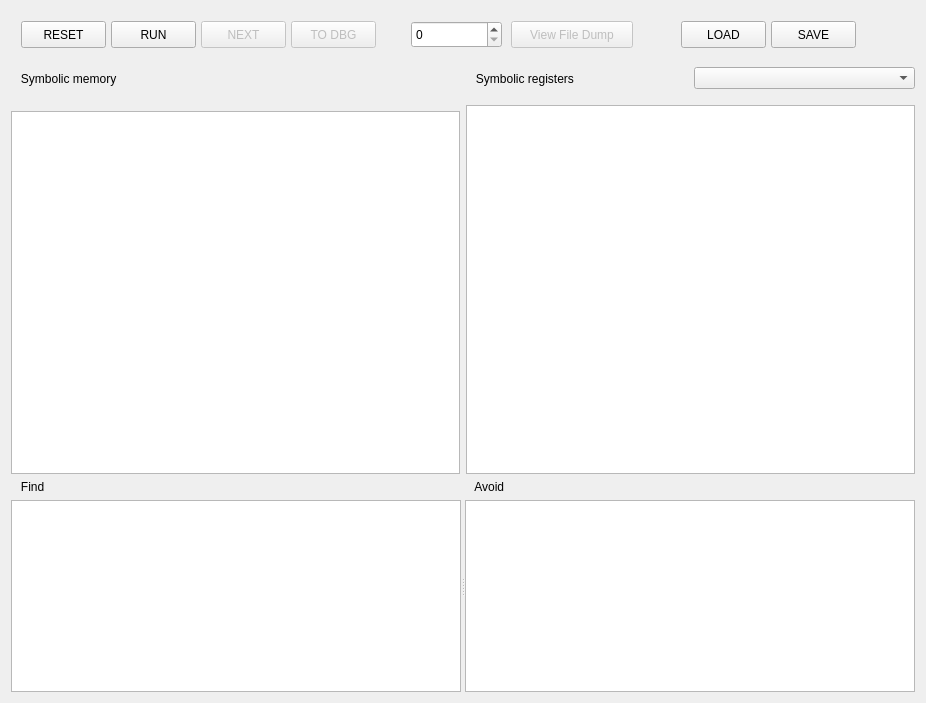
<?xml version="1.0" encoding="UTF-8"?>
<ui version="4.0">
 <class>IDAngrPanel</class>
 <widget class="QWidget" name="IDAngrPanel">
  <property name="enabled">
   <bool>true</bool>
  </property>
  <property name="geometry">
   <rect>
    <x>0</x>
    <y>0</y>
    <width>926</width>
    <height>703</height>
   </rect>
  </property>
  <property name="windowTitle">
   <string>IDAngr Panel</string>
  </property>
  <property name="layoutDirection">
   <enum>Qt::LeftToRight</enum>
  </property>
  <layout class="QGridLayout" name="gridLayout_6">
   <item row="2" column="0">
    <layout class="QGridLayout" name="gridLayout_5">
     <item row="0" column="0">
      <layout class="QGridLayout" name="gridLayout">
       <property name="spacing">
        <number>12</number>
       </property>
       <item row="0" column="0">
        <widget class="QLabel" name="label_2">
         <property name="minimumSize">
          <size>
           <width>0</width>
           <height>41</height>
          </size>
         </property>
         <property name="text">
          <string>   Symbolic memory</string>
         </property>
        </widget>
       </item>
       <item row="1" column="0" colspan="2">
        <widget class="QTableView" name="memoryView">
         <property name="contextMenuPolicy">
          <enum>Qt::CustomContextMenu</enum>
         </property>
         <property name="selectionMode">
          <enum>QAbstractItemView::SingleSelection</enum>
         </property>
         <property name="sortingEnabled">
          <bool>false</bool>
         </property>
        </widget>
       </item>
      </layout>
     </item>
     <item row="0" column="1">
      <layout class="QGridLayout" name="gridLayout_2">
       <item row="1" column="0" colspan="2">
        <widget class="QTableView" name="regsView">
         <property name="contextMenuPolicy">
          <enum>Qt::CustomContextMenu</enum>
         </property>
         <property name="selectionMode">
          <enum>QAbstractItemView::SingleSelection</enum>
         </property>
         <property name="sortingEnabled">
          <bool>false</bool>
         </property>
        </widget>
       </item>
       <item row="0" column="1">
        <widget class="QComboBox" name="registerChooser"/>
       </item>
       <item row="0" column="0">
        <widget class="QLabel" name="label">
         <property name="minimumSize">
          <size>
           <width>0</width>
           <height>41</height>
          </size>
         </property>
         <property name="text">
          <string>   Symbolic registers</string>
         </property>
        </widget>
       </item>
      </layout>
     </item>
    </layout>
   </item>
   <item row="3" column="0">
    <widget class="QSplitter" name="splitter_2">
     <property name="maximumSize">
      <size>
       <width>16777215</width>
       <height>16777215</height>
      </size>
     </property>
     <property name="orientation">
      <enum>Qt::Horizontal</enum>
     </property>
     <widget class="QWidget" name="layoutWidget">
      <layout class="QGridLayout" name="gridLayout_3">
       <item row="0" column="0">
        <widget class="QLabel" name="label_3">
         <property name="text">
          <string>   Find</string>
         </property>
        </widget>
       </item>
       <item row="1" column="0">
        <widget class="QListWidget" name="findView">
         <property name="contextMenuPolicy">
          <enum>Qt::CustomContextMenu</enum>
         </property>
         <property name="selectionMode">
          <enum>QAbstractItemView::MultiSelection</enum>
         </property>
         <property name="sortingEnabled">
          <bool>false</bool>
         </property>
        </widget>
       </item>
      </layout>
     </widget>
     <widget class="QWidget" name="layoutWidget_2">
      <layout class="QGridLayout" name="gridLayout_4">
       <item row="0" column="0">
        <widget class="QLabel" name="label_4">
         <property name="text">
          <string>   Avoid</string>
         </property>
        </widget>
       </item>
       <item row="1" column="0">
        <widget class="QListWidget" name="avoidView">
         <property name="contextMenuPolicy">
          <enum>Qt::CustomContextMenu</enum>
         </property>
         <property name="selectionMode">
          <enum>QAbstractItemView::MultiSelection</enum>
         </property>
        </widget>
       </item>
      </layout>
     </widget>
    </widget>
   </item>
   <item row="0" column="0">
    <widget class="QWidget" name="widget" native="true">
     <property name="enabled">
      <bool>true</bool>
     </property>
     <property name="minimumSize">
      <size>
       <width>0</width>
       <height>41</height>
      </size>
     </property>
     <widget class="QToolButton" name="resetBtn">
      <property name="enabled">
       <bool>true</bool>
      </property>
      <property name="geometry">
       <rect>
        <x>10</x>
        <y>10</y>
        <width>85</width>
        <height>27</height>
       </rect>
      </property>
      <property name="text">
       <string>RESET</string>
      </property>
     </widget>
     <widget class="QToolButton" name="runBtn">
      <property name="enabled">
       <bool>true</bool>
      </property>
      <property name="geometry">
       <rect>
        <x>100</x>
        <y>10</y>
        <width>85</width>
        <height>27</height>
       </rect>
      </property>
      <property name="text">
       <string>RUN</string>
      </property>
     </widget>
     <widget class="QToolButton" name="todbgBtn">
      <property name="enabled">
       <bool>false</bool>
      </property>
      <property name="geometry">
       <rect>
        <x>280</x>
        <y>10</y>
        <width>85</width>
        <height>27</height>
       </rect>
      </property>
      <property name="text">
       <string>TO DBG</string>
      </property>
     </widget>
     <widget class="QPushButton" name="viewFileBtn">
      <property name="enabled">
       <bool>false</bool>
      </property>
      <property name="geometry">
       <rect>
        <x>500</x>
        <y>10</y>
        <width>122</width>
        <height>27</height>
       </rect>
      </property>
      <property name="text">
       <string>View File Dump</string>
      </property>
     </widget>
     <widget class="QSpinBox" name="filesBox">
      <property name="geometry">
       <rect>
        <x>400</x>
        <y>10</y>
        <width>91</width>
        <height>27</height>
       </rect>
      </property>
     </widget>
     <widget class="QToolButton" name="nextBtn">
      <property name="enabled">
       <bool>false</bool>
      </property>
      <property name="geometry">
       <rect>
        <x>190</x>
        <y>10</y>
        <width>85</width>
        <height>27</height>
       </rect>
      </property>
      <property name="text">
       <string>NEXT</string>
      </property>
     </widget>
     <widget class="QToolButton" name="loadBtn">
      <property name="enabled">
       <bool>true</bool>
      </property>
      <property name="geometry">
       <rect>
        <x>670</x>
        <y>10</y>
        <width>85</width>
        <height>27</height>
       </rect>
      </property>
      <property name="text">
       <string>LOAD</string>
      </property>
     </widget>
     <widget class="QToolButton" name="saveBtn">
      <property name="enabled">
       <bool>true</bool>
      </property>
      <property name="geometry">
       <rect>
        <x>760</x>
        <y>10</y>
        <width>85</width>
        <height>27</height>
       </rect>
      </property>
      <property name="text">
       <string>SAVE</string>
      </property>
     </widget>
    </widget>
   </item>
  </layout>
 </widget>
 <resources/>
 <connections/>
</ui>
